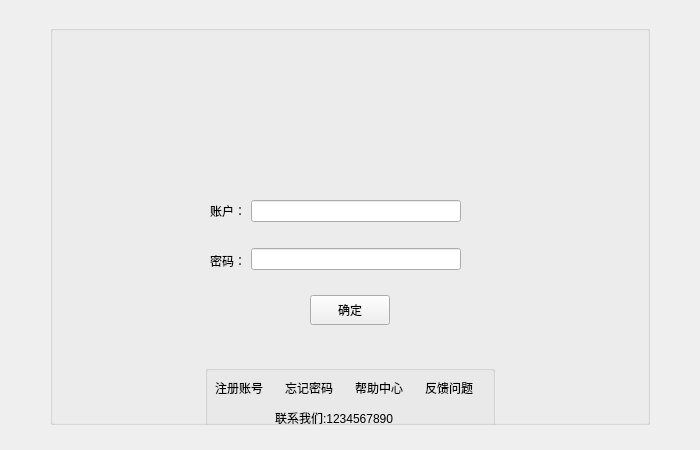
<?xml version="1.0" encoding="UTF-8"?>
<ui version="4.0">
 <class>SignIn</class>
 <widget class="QWidget" name="SignIn">
  <property name="geometry">
   <rect>
    <x>0</x>
    <y>0</y>
    <width>700</width>
    <height>450</height>
   </rect>
  </property>
  <property name="windowTitle">
   <string>Form</string>
  </property>
  <property name="windowIcon">
   <iconset resource="../Image.qrc">
    <normaloff>:/new/prefix1/Img/logo2.jpg</normaloff>:/new/prefix1/Img/logo2.jpg</iconset>
  </property>
  <widget class="QGroupBox" name="Signin">
   <property name="geometry">
    <rect>
     <x>50</x>
     <y>25</y>
     <width>600</width>
     <height>400</height>
    </rect>
   </property>
   <property name="title">
    <string/>
   </property>
   <property name="flat">
    <bool>false</bool>
   </property>
   <widget class="QLabel" name="label">
    <property name="geometry">
     <rect>
      <x>238</x>
      <y>20</y>
      <width>125</width>
      <height>125</height>
     </rect>
    </property>
    <property name="text">
     <string/>
    </property>
    <property name="pixmap">
     <pixmap resource="../Image.qrc">:/new/prefix1/Img/logo.jpg</pixmap>
    </property>
   </widget>
   <widget class="QWidget" name="horizontalLayoutWidget">
    <property name="geometry">
     <rect>
      <x>160</x>
      <y>160</y>
      <width>251</width>
      <height>101</height>
     </rect>
    </property>
    <layout class="QHBoxLayout" name="horizontalLayout" stretch="0,0">
     <property name="spacing">
      <number>5</number>
     </property>
     <item>
      <layout class="QVBoxLayout" name="verticalLayout_2">
       <property name="spacing">
        <number>0</number>
       </property>
       <item>
        <widget class="QLabel" name="label_2">
         <property name="text">
          <string>账户：</string>
         </property>
        </widget>
       </item>
       <item>
        <widget class="QLabel" name="label_3">
         <property name="text">
          <string>密码：</string>
         </property>
        </widget>
       </item>
      </layout>
     </item>
     <item>
      <layout class="QVBoxLayout" name="verticalLayout">
       <property name="spacing">
        <number>11</number>
       </property>
       <item>
        <widget class="QLineEdit" name="userNmae">
         <property name="alignment">
          <set>Qt::AlignCenter</set>
         </property>
        </widget>
       </item>
       <item>
        <widget class="QLineEdit" name="userPassword">
         <property name="alignment">
          <set>Qt::AlignCenter</set>
         </property>
        </widget>
       </item>
      </layout>
     </item>
    </layout>
   </widget>
   <widget class="QPushButton" name="pushButton">
    <property name="geometry">
     <rect>
      <x>260</x>
      <y>270</y>
      <width>80</width>
      <height>30</height>
     </rect>
    </property>
    <property name="text">
     <string>确定</string>
    </property>
   </widget>
   <widget class="QGroupBox" name="box1">
    <property name="geometry">
     <rect>
      <x>155</x>
      <y>340</y>
      <width>290</width>
      <height>80</height>
     </rect>
    </property>
    <property name="title">
     <string/>
    </property>
    <widget class="QLabel" name="label_4">
     <property name="geometry">
      <rect>
       <x>10</x>
       <y>10</y>
       <width>70</width>
       <height>25</height>
      </rect>
     </property>
     <property name="text">
      <string>注册账号</string>
     </property>
    </widget>
    <widget class="QLabel" name="label_5">
     <property name="geometry">
      <rect>
       <x>80</x>
       <y>10</y>
       <width>70</width>
       <height>25</height>
      </rect>
     </property>
     <property name="text">
      <string>忘记密码</string>
     </property>
    </widget>
    <widget class="QLabel" name="label_6">
     <property name="geometry">
      <rect>
       <x>150</x>
       <y>10</y>
       <width>70</width>
       <height>25</height>
      </rect>
     </property>
     <property name="text">
      <string>帮助中心</string>
     </property>
    </widget>
    <widget class="QLabel" name="label_7">
     <property name="geometry">
      <rect>
       <x>220</x>
       <y>10</y>
       <width>61</width>
       <height>25</height>
      </rect>
     </property>
     <property name="text">
      <string>反馈问题</string>
     </property>
    </widget>
    <widget class="QLabel" name="label_8">
     <property name="geometry">
      <rect>
       <x>70</x>
       <y>40</y>
       <width>150</width>
       <height>25</height>
      </rect>
     </property>
     <property name="text">
      <string>联系我们:1234567890</string>
     </property>
    </widget>
   </widget>
  </widget>
  <widget class="QLabel" name="backgrd">
   <property name="geometry">
    <rect>
     <x>0</x>
     <y>0</y>
     <width>800</width>
     <height>500</height>
    </rect>
   </property>
   <property name="text">
    <string/>
   </property>
   <property name="pixmap">
    <pixmap resource="../Image.qrc">:/new/prefix1/Img/backgrd1000,618.jpg</pixmap>
   </property>
   <property name="indent">
    <number>-1</number>
   </property>
  </widget>
  <zorder>backgrd</zorder>
  <zorder>Signin</zorder>
 </widget>
 <resources>
  <include location="../Image.qrc"/>
 </resources>
 <connections/>
</ui>
